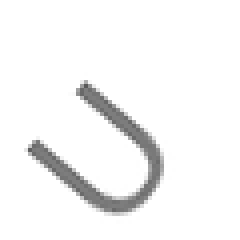
#> input picture img_deal/show.png, 60 x 60 px (shown 4 times larger)
$ python split_img.py
#> lines starting #> are read from the running program, lines starting #| are printed output that depends on the picture; after the words box and inside, x2 and y2 are one past the last pixel; in counts of white or black regions, pixels touching at a corner belong together
#!/usr/bin/env python
# -*- coding: utf-8 -*-

from PIL import Image
import numpy as np


# 对数据进行处理, 只保留0, 1
def surround_line_in_num(img: np.array):
    col_index = []
    row_index = []
    for i in range(img.shape[0]):
        for j in range(img.shape[1]):
            if img[i, j] == 0:
                col_index.append(i)
                row_index.append(j)
    return col_index, row_index
# surround_line_in_num(xxx)


# TODO: 增加处理, 当像素周围只有2x2时, 认为它是噪音, 这一步应该在统计出连续值之后做, 只对有疑问的点进行计算, 大面积连续的值不考虑该问题
def remove_noise(img):
    return img


# 获取一个数组中连续的值的索引
def search(lis, broke_num=3):
    lis = list(set(lis))
    lis.sort()
    s_list = [lis[0]-1] + lis
    e_list = lis + [float('inf')]
    se = list(map(lambda x: x[1] - x[0], zip(s_list, e_list)))
    # 将坐标装入队列
    ss = []
    k = 0
    s = 0
    e = 0
    for i in range(len(se)):
        if se[i] == 1:
            if e < i:
                e = i
        else:
            if e != 0:
                # 直接转换至e_list坐标, 获取图片内部坐标
                ss.append((e_list[s], e_list[e]))
            k += 1
            s, e = i, 0

    if len(ss) == broke_num:
        return ss, ""
    elif len(ss) > broke_num:
        return ss[:broke_num], "有多余的长度列表 为: {}".format(ss)
    else:
        return ss, "解析失败!!! 没有获取到期望的分割点!!"


def save_splited_img(split_list, img):
    img_list = []
    for i in split_list:
        temp = img.crop(i)
        img_list.append(temp)
    return img_list


def split(img, split_num=4):
    """

    :param img: 图像对象
    :type img: Image
    :param split_num: 图片中的字符个数
    :type split_num: int
    :return: split point list
    :rtype: list(tuple(left: int, up: int, right: int, down: int)), Error
    """
    # 将传入的img对象处理为灰度图像, 并且只保留0, 1
    limg = img.convert("L")
    limg_array = np.array(limg)
    # 大于200 是因为有的颜色太浅了, 比如: 浅黄色
    array_zero_one = np.where(limg_array > 200, 1, 0)
    # np.savetxt('num.txt', array_zero_one, fmt="%d")
    _, row_indx = surround_line_in_num(array_zero_one)
    split_list, error = search(row_indx, split_num)
    left_up_right_down_tuple_list = []
    if not error:
        col_split_num = 2
        # save_splited_img(split_list, img_array=limg_array)
        for i in split_list:
            temp_array = array_zero_one[:, i[0]:i[1]]
            col_index, _ = surround_line_in_num(temp_array)
            col_split_list, error = search(col_index, col_split_num)
            l, r = i
            u, d = col_split_list[0]
            left_up_right_down_tuple_list.append((l, u, r, d))
        return left_up_right_down_tuple_list, None
    else:
        print(error)
        return None, "计算失败!!"

def spilt_img(img, split_num=1):
    img = img.convert("L")
    img_array = np.array(img)
    lurd_list, error = split(img, split_num)
    if not error:
        bimg_array = np.where(img_array > 200, 255, 0)
        # try:
        #     bimg = Image.fromarray(bimg_array)  # pillow == 4.3.0 需要指定模式才行, 但是指定的模式基本上都不能正常展示...
        #     # 最接近的模式是  "I"
        # except:
        bimg = img
        return save_splited_img(lurd_list, bimg), ""
    else:
        print(error)
        return "", error

if __name__ == "__main__":
    # img = Image.open('result.jpg')
    img = Image.open('show.png')
#> img is the input picture: PIL image 60x60 RGBA; mean R, G, B, A 245, 245, 245, 255

    # 直接将图片置为灰度模式, 以便于 Image.fromarray 获取
    img = img.convert("L")
#> img: PIL image 60x60 L
    img_array = np.array(img)
    lurd_list, error = split(img, 1)
#> in split, `array_zero_one = np.where(limg_array > 200, 1, 0)`:
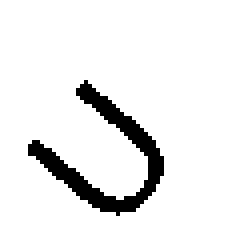
#> array_zero_one: shape (60, 60) int64 (shown 4 times larger); values 0 (black) and 1 (white), 92.3% white; 1 black region, box (x1, y1, x2, y2) and area: (7, 20, 41, 54) 278
#> in split, `_, row_indx = surround_line_in_num(array_zero_one)`: row_indx = 278 values, max 40 at index 133, min 7 at index 93, mean 25.92
#> in search, `lis = list(set(lis))`: lis = 34 values from 7 to 40
#> in search, `s_list = [lis[0]-1] + lis`: s_list = 35 values from 6 to 40
#> in search, `e_list = lis + [float('inf')]`: e_list = 35 items, first 6: 7, 8, 9, 10, 11, 12
#> in search, `se = list(map(lambda x: x[1] - x[0], zip(s_list, e_list)))`: se = 35 items, first 6: 1, 1, 1, 1, 1, 1
#> the loop in search, `for i in range(len(se)):` made 35 passes
#> (k, s, e) on pass 35: (1, 34, 0)
#> e on passes 2 to 7: 1, 2, 3, 4, 5, 6
#> after the loop in search, `for i in range(len(se)):`: k = 1; ss = [(7, 40)]
#> in split, `split_list, error = search(row_indx, split_num)`: error = ''
#> the loop in split, `for i in split_list:` made 1 pass
#> (error, l, r, u, d) on pass 1: ('解析失败!!! 没有获取到期望的分割点!!', 7, 40, 20, 53)
#> pass 1, in split, `temp_array = array_zero_one[:, i[0]:i[1]]`:
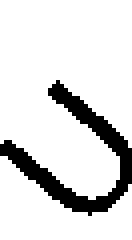
#> temp_array: shape (60, 33) int64 (shown 4 times larger); values 0 (black) and 1 (white), 86.2% white; 1 black region, box (x1, y1, x2, y2) and area: (0, 20, 33, 54) 273
#> after the loop in split, `for i in split_list:`: left_up_right_down_tuple_list = [(7, 20, 40, 53)]
#> lurd_list = [(7, 20, 40, 53)]
    if not error:
        bimg_array = np.where(img_array > 200, 255, 0)
        try:
            bimg = Image.fromarray(bimg_array) # pillow == 4.3.0 需要指定模式才行, 但是指定的模式基本上都不能正常展示...
            # 最接近的模式是  "I"
        except:
            bimg = img
        save_splited_img(lurd_list, bimg)
#> the loop in save_splited_img, `for i in split_list:` made 1 pass
#> pass 1, in save_splited_img, `temp = img.crop(i)`:
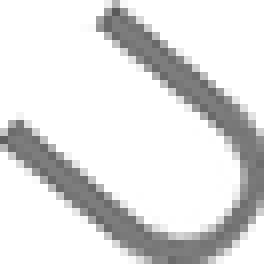
#> temp: PIL image 33x33 L (shown 8 times larger); min 89, max 255, mean 222.5
#> after the loop in save_splited_img, `for i in split_list:`: img_list = 1 item
    else:
        print(error)
